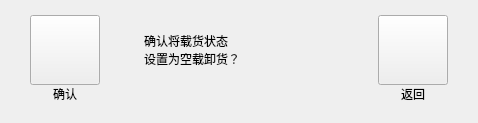
       <widget class="QWidget" name="controlEmptyunLoadCheckPage">
        <layout class="QHBoxLayout" name="horizontalLayout_36">
         <property name="spacing">
          <number>44</number>
         </property>
         <property name="leftMargin">
          <number>30</number>
         </property>
         <property name="topMargin">
          <number>15</number>
         </property>
         <property name="rightMargin">
          <number>30</number>
         </property>
         <property name="bottomMargin">
          <number>20</number>
         </property>
         <item>
          <layout class="QVBoxLayout" name="verticalLayout_83">
           <property name="spacing">
            <number>0</number>
           </property>
           <item>
            <widget class="QPushButton" name="emptyunLoadOkBtn">
             <property name="minimumSize">
              <size>
               <width>70</width>
               <height>70</height>
              </size>
             </property>
             <property name="maximumSize">
              <size>
               <width>70</width>
               <height>70</height>
              </size>
             </property>
             <property name="text">
              <string/>
             </property>
             <property name="autoRepeatDelay">
              <number>500</number>
             </property>
             <property name="autoRepeatInterval">
              <number>200</number>
             </property>
            </widget>
           </item>
           <item>
            <widget class="QLabel" name="emptyunLoadOkBtnLabel">
             <property name="text">
              <string>确认</string>
             </property>
             <property name="alignment">
              <set>Qt::AlignCenter</set>
             </property>
            </widget>
           </item>
          </layout>
         </item>
         <item>
          <layout class="QVBoxLayout" name="verticalLayout_81">
           <property name="spacing">
            <number>0</number>
           </property>
           <item>
            <widget class="QLabel" name="emptyunLoadCheckAlarmLabel">
             <property name="minimumSize">
              <size>
               <width>190</width>
               <height>70</height>
              </size>
             </property>
             <property name="maximumSize">
              <size>
               <width>190</width>
               <height>70</height>
              </size>
             </property>
             <property name="text">
              <string>确认将载货状态
设置为空载卸货？</string>
             </property>
            </widget>
           </item>
           <item>
            <spacer name="verticalSpacer_19">
             <property name="orientation">
              <enum>Qt::Vertical</enum>
             </property>
             <property name="sizeHint" stdset="0">
              <size>
               <width>20</width>
               <height>18</height>
              </size>
             </property>
            </spacer>
           </item>
          </layout>
         </item>
         <item>
          <layout class="QVBoxLayout" name="verticalLayout_82">
           <property name="spacing">
            <number>0</number>
           </property>
           <item>
            <widget class="QPushButton" name="emptyunLoadBackBtn">
             <property name="minimumSize">
              <size>
               <width>70</width>
               <height>70</height>
              </size>
             </property>
             <property name="maximumSize">
              <size>
               <width>70</width>
               <height>70</height>
              </size>
             </property>
             <property name="text">
              <string/>
             </property>
             <property name="autoRepeatDelay">
              <number>500</number>
             </property>
             <property name="autoRepeatInterval">
              <number>200</number>
             </property>
            </widget>
           </item>
           <item>
            <widget class="QLabel" name="emptyunLoadBackBtnLabel">
             <property name="text">
              <string>返回</string>
             </property>
             <property name="alignment">
              <set>Qt::AlignCenter</set>
             </property>
            </widget>
           </item>
          </layout>
         </item>
        </layout>
       </widget>
